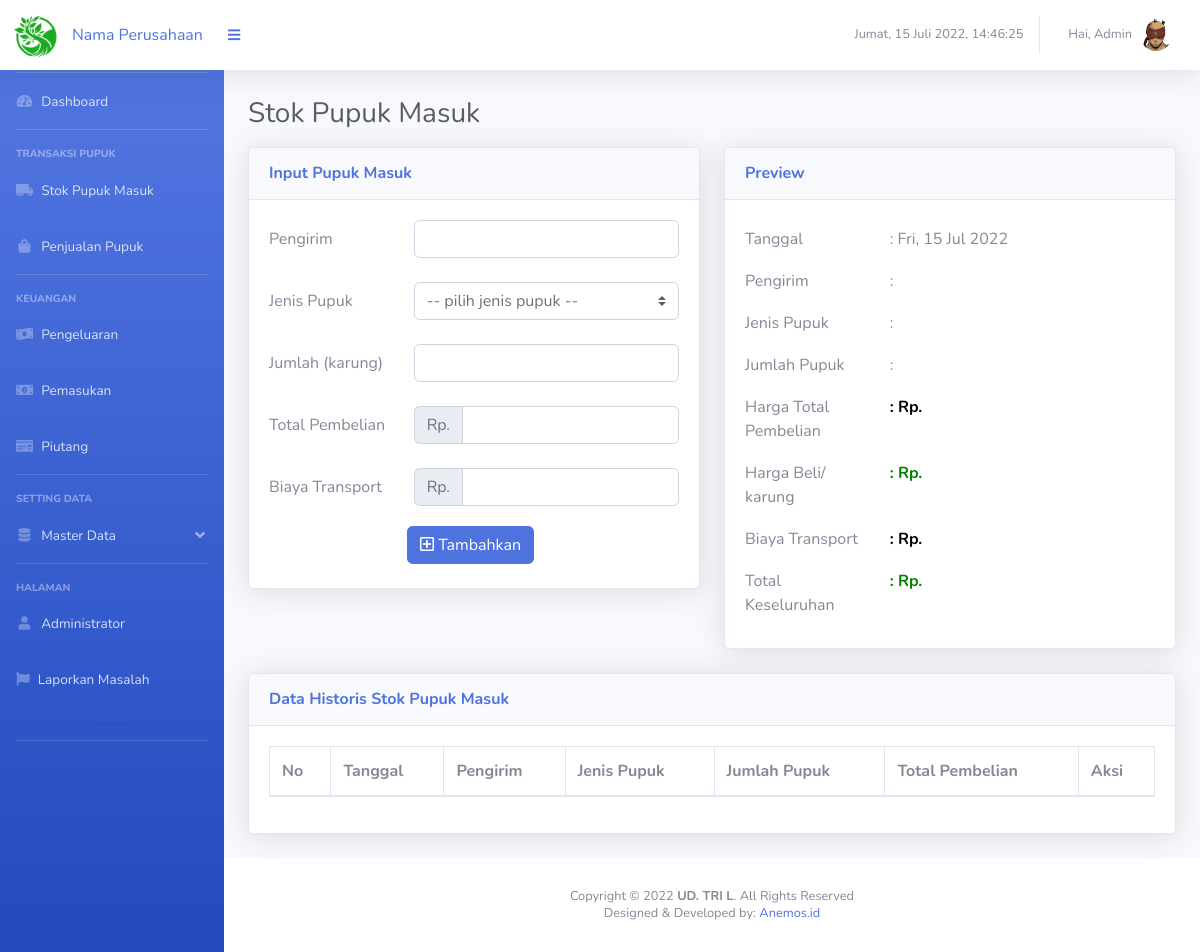
The app's page /page_stok_masuk.php (signed in), older data.
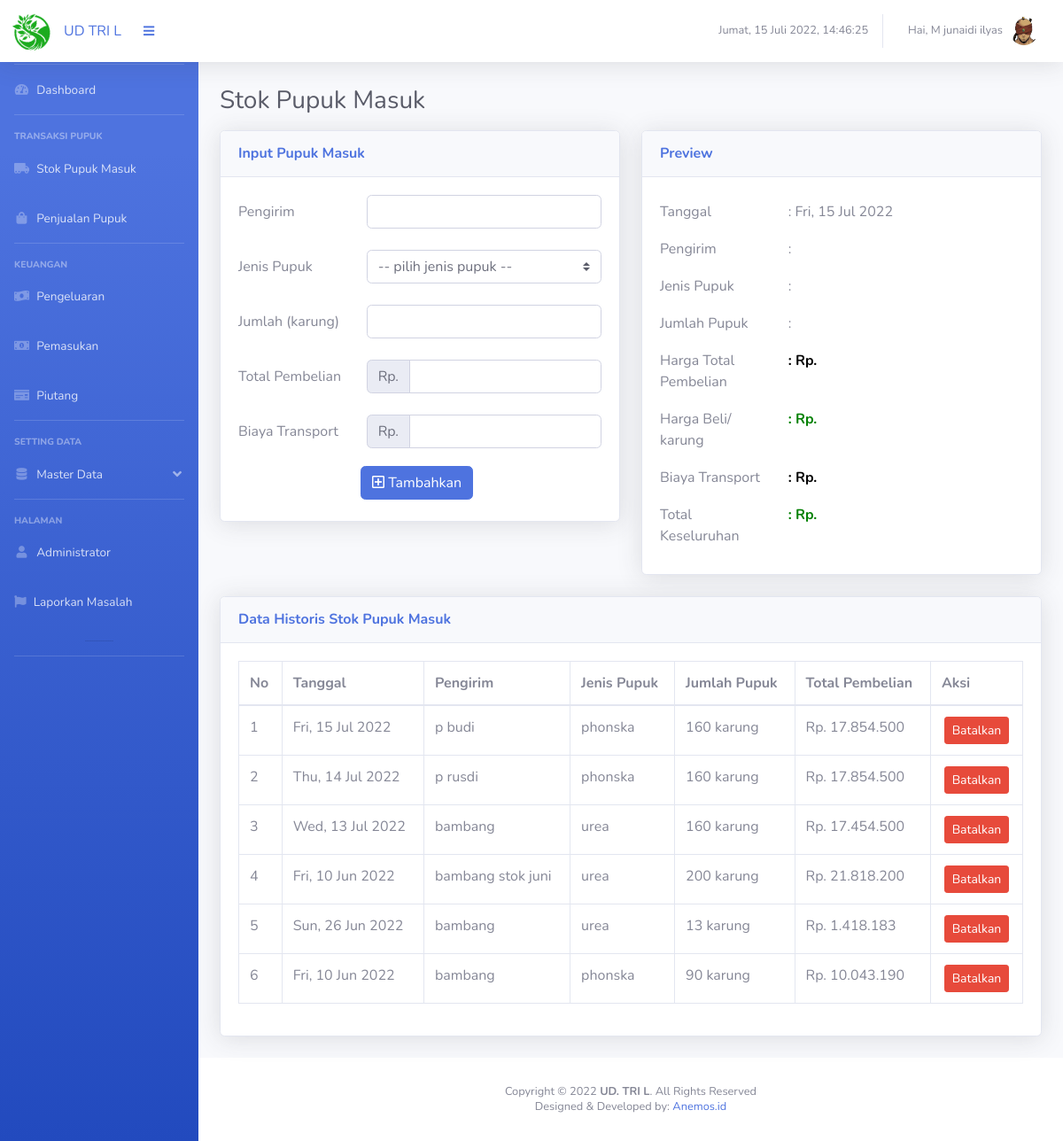
The same page, newer data.
### tables this page shows
CREATE TABLE `stok_masuk` (
  `ID_SM` int(20) NOT NULL,
  `Tanggal` varchar(50) DEFAULT NULL,
  `ID_PK` int(20) DEFAULT NULL,
  `Nama_Pengirim` varchar(100) DEFAULT NULL,
  `Jumlah_Masuk` int(100) DEFAULT NULL,
  `Nominal` int(100) DEFAULT NULL,
  `Status` int(11) DEFAULT NULL
);

CREATE TABLE `data_pupuk` (
  `ID_PK` int(20) NOT NULL,
  `Jenis_Pupuk` varchar(50) DEFAULT NULL,
  `Stok` int(20) DEFAULT NULL,
  `Harga` int(100) DEFAULT NULL,
  `Status` int(11) DEFAULT NULL
);

### functions.php (called while the page is built, shortened)
<?php
function rp($angka)
{
    $hasil_rupiah = "Rp. " . number_format($angka, 0, ',', '.');
    return $hasil_rupiah;
}

### page_stok_masuk.php (the view, shortened to what the changed rows need)
<?php
include "connection.php";
include 'functions.php';
$tanggal = date("D, j M Y ");
if (isset($_SESSION['login'])) {
    ?>
<!DOCTYPE html>
<html lang="en">
<head>
  <link href="vendor/fontawesome-free/css/all.min.css" rel="stylesheet" type="text/css">
  <link href="css/sb-admin-2.min.css" rel="stylesheet">
  <link href="vendor/datatables/dataTables.bootstrap4.min.css" rel="stylesheet">
</head>
<body id="page-top">
  <div id="wrapper">
    <?php include "segment/sidebar.php";?>
    <div id="content-wrapper" class="d-flex flex-column">
      <div id="content">
        <?php include "segment/header.php";?>
        <div class="container-fluid">
          <div class="d-sm-flex align-items-center justify-content-between ">
            <h1 class="h3 mb-3 text-gray-800">Stok Pupuk Masuk</h1>
          </div>
          <div class="row">
            <div class="col-xl-6 col-lg-6">
              <div class="card shadow mb-4">
                <div class="card-header py-3 d-flex flex-row align-items-center justify-content-between">
                  <h6 class="m-0 font-weight-bold text-primary">Input Pupuk Masuk</h6>
                </div>
                <div class="card-body">
                  <form method="POST" action="addStokMasuk.php" enctype="multipart/form-data">
                    <div class="row mb-2">
                      <label class="col-sm-4 col-form-label">Pengirim</label>
                      <div class="col-sm-8">
                        <input type="text" class="form-control" id="pengirim" name="pengirim" required
                          onkeyup="SETis()">
                      </div>
                    </div>
                    <div class="row mb-4">
                      <label class="col-sm-4 col-form-label">Jenis Pupuk</label>
                      <div class="col-sm-8">
                        <select class="custom-select" id="jenisPP" name="jenisPP" onchange="SETPP()">
                          <option selected="true" disabled="disabled">-- pilih jenis pupuk --
                          </option>
                        </select>
                      </div>
                    </div>
                    <div class="row mb-2">
                      <label class="col-sm-4 col-form-label">Jumlah (karung)</label>
                      <div class="col-sm-8">
                        <input type="number" class="form-control" id="jumlah" name="jumlah" required onkeyup="SETis()">
                      </div>
                    </div>
                    <div class="row mb-2">
                      <label class="col-sm-4 col-form-label"> Total Pembelian</label>
                      <div class="input-group col-sm-8">
                        <div class="input-group-prepend">
                          <span class="input-group-text" id="basic-addon1">Rp.</span>
                        </div>
                        <input type="text" class="form-control" id="harga" name="harga" required
                          onkeyup="countPerKarung()">
                      </div>
                    </div>
                    <div class="row mt-4 ">
                      <label class="col-sm-4 col-form-label ">Biaya Transport</label>
                      <div class="input-group col-sm-8">
                        <div class="input-group-prepend">
                          <span class="input-group-text" id="basic-addon1">Rp.</span>
                        </div>
                        <input type="text" class="form-control" id="transport" name="transport"
                          onkeyup="totalKeseluruhan()">
                      </div>
                    </div>
                </div>
                <div class="row mb-4">
                  <label class="col-sm-4 col-form-label"> </label>
                  <div class="col-sm-8">
                    <button type="submit" class="btn btn-primary" name="tambah"><i class="far fa-plus-square"></i>
                      Tambahkan </button>
                  </div>
                </div>
              </div>
            </div>
            <div class="col-xl-6 col-lg-6">
              <div class="card shadow mb-4">
                <div class="card-header py-3 d-flex flex-row align-items-center justify-content-between">
                  <h6 class="m-0 font-weight-bold text-primary">Preview</h6>
                </div>
                <div class="card-body">
                  <div class="row mb-1">
                    <label class="col-sm-4 col-form-label"> Tanggal </label>
                    <label class="col-sm-5 col-form-label" id="tanggal"><?=": " . ($tanggal)?>
                    </label>
                  </div>
                  <div class="row mb-1">
                    <label class="col-sm-4 col-form-label">Pengirim</label>
                    <label class="col-sm-5 col-form-label" id="pengirimPP">:
                    </label>
                  </div>
                  <div class="row mb-1">
                    <label class="col-sm-4 col-form-label">Jenis Pupuk</label>
                    <label class="col-sm-5 col-form-label" id="pupuk" name="pupuk">:
                    </label>
                  </div>
                  <div class="row mb-1">
                    <label class="col-sm-4 col-form-label">Jumlah Pupuk</label>
                    <label class="col-sm-5 col-form-label" id="jumPP">:
                    </label>
                  </div>
                  <div class="row mb-1">
                    <label class="col-sm-4 col-form-label">Harga Total Pembelian</label>
                    <label class="col-sm-5 col-form-label" id="hargaPP" name="hargaPP"
                      style="font-weight:bold; color:Black;">: Rp.
                    </label>
                  </div>
                  <div class="row mb-1">
                    <label class="col-sm-4 col-form-label">Harga Beli/ karung</label>
                    <label class="col-sm-5 col-form-label" id="perkarung" name="perkarung"
                      style="font-weight:bold; color:green;">: Rp.
                    </label>
                  </div>
                  <div class="row mb-1">
                    <label class="col-sm-4 col-form-label">Biaya Transport</label>
                    <label class="col-sm-5 col-form-label" id="biaya_transport" name="biaya_transport"
                      style="font-weight:bold; color:BLACK;">: Rp.
                    </label>
                  </div>
                  <div class="row mb-1">
                    <label class="col-sm-4 col-form-label">Total Keseluruhan</label>
                    <label class="col-sm-5 col-form-label" id="keseluruhan" name="keseluruhan"
                      style="font-weight:bold; color:green;">: Rp.
                    </label>
                  </div>
                </div>
              </div>
            </div>
          </div>
          <div class="row">
            <div class="col-xl-12 col-lg-12">
              <div class="card shadow mb-4">
                <div class="card-header py-3 d-flex flex-row align-items-center justify-content-between">
                  <h6 class="m-0 font-weight-bold text-primary">Data Historis Stok Pupuk Masuk</h6>
                </div>
                <div class="card-body">
                  <div class="table-responsive">
                    <table class="table table-bordered" id="tableMasuk" width="100%" cellspacing="0">
                      <thead>
                        <tr>
                          <th scope="col">No</th>
                          <th scope="col">Tanggal</th>
                          <th scope="col">Pengirim</th>
                          <th scope="col">Jenis Pupuk</th>
                          <th scope="col">Jumlah Pupuk</th>
                          <th scope="col">Total Pembelian</th>
                          <th scope="col">Aksi</th>
                        </tr>
                      </thead>
                      <tbody>
                        <?php
$no = 1;
    $data = mysqli_query($conn, "SELECT * FROM stok_masuk
    INNER JOIN data_pupuk ON stok_masuk.ID_PK = data_pupuk.ID_PK ORDER BY ID_SM DESC
    ");
    foreach ($data as $all):
        echo ('<tr><td>' . $no . '</td>');
        echo ('<td>' . $all['Tanggal'] . '</td>');
        echo ('<td>' . $all['Nama_Pengirim'] . '</td>');
        echo ('<td>' . $all['Jenis_Pupuk'] . '</td>');
        echo ('<td>' . $all['Jumlah_Masuk'] . ' karung</td>');
        echo ('<td>' . rp($all["Nominal"]) . '</td>');
        echo ('<td> <center><a href="" class="btn btn-danger btn-sm" data-toggle="modal" data-target="#exampleModalCenter');
        echo ($all['ID_SM'] . '">Batalkan</a></td></center></tr>');
        ?>
                        <?php $no++;
        ?></tr>
                        <?php endforeach;?>
                      </tbody>
                    </table>
                  </div>
                </div>
              </div>
            </div>
          </div>
        </div>
        <?php include "segment/footer.php";?>
      </div>
    </div>
  </div>
</body>
</html>
<?php } else {
    header("Location: login.php");
    exit();
}
?>

### segment/header.php (shortened to what the changed rows need)
<nav class="navbar navbar-expand navbar-light bg-white topbar  fixed-top shadow">
  <a class="sidebar-brand d-flex align-items-center justify-content-center" href="index.php">
    <div class="sidebar-brand-icon rotate-n-15">
      <img style="width:40px" src="img/logo1.png">
    </div>
    <div class="sidebar-brand-text mx-3"><?php echo ($_SESSION['per']); ?></div>
  </a>
  <button class="btn btn-link btn-sm order-1 order-lg-0 me-4 me-lg-0" id="sidebarToggle" href="#!"><i
      class="fas fa-bars"></i></button>
  <ul class="navbar-nav ml-auto">
    <li class="sidebar-brand d-flex align-items-center justify-content-center text-gray-600 small">
      <p>
      <div id="txt">
      </div>
      </p>
    </li>
    <li class="nav-item dropdown no-arrow">
      <a class="nav-link dropdown-toggle" href="#" id="userDropdown" role="button" data-toggle="dropdown"
        aria-haspopup="true" aria-expanded="false">
        <span class="mr-2 d-none d-lg-inline text-gray-600 small"><?php echo ("Hai, " . $_SESSION['nama']); ?></span>
        <?php $foto = $_SESSION['foto'];?>
        <img class='img-profile rounded-circle' src='img/<?php echo $foto; ?>'>
      </a>
    </li>
  </ul>
</nav>

Row changes from the older to the newer data that the page shows:
added stok_masuk: Tanggal "Fri, 15 Jul 2022", Nama_Pengirim "p budi", ID_PK.Jenis_Pupuk "phonska", Jumlah_Masuk "160", Nominal "Rp. 17.854.500"
added stok_masuk: Tanggal "Thu, 14 Jul 2022", Nama_Pengirim "p rusdi", ID_PK.Jenis_Pupuk "phonska", Jumlah_Masuk "160", Nominal "Rp. 17.854.500"
added stok_masuk: Tanggal "Wed, 13 Jul 2022", Nama_Pengirim "bambang", ID_PK.Jenis_Pupuk "urea", Jumlah_Masuk "160", Nominal "Rp. 17.454.500"
added stok_masuk: Tanggal "Fri, 10 Jun 2022", Nama_Pengirim "bambang stok juni", ID_PK.Jenis_Pupuk "urea", Jumlah_Masuk "200", Nominal "Rp. 21.818.200"
added stok_masuk: Tanggal "Sun, 26 Jun 2022", Nama_Pengirim "bambang", ID_PK.Jenis_Pupuk "urea", Jumlah_Masuk "13", Nominal "Rp. 1.418.183"
added stok_masuk: Tanggal "Fri, 10 Jun 2022", Nama_Pengirim "bambang", ID_PK.Jenis_Pupuk "phonska", Jumlah_Masuk "90", Nominal "Rp. 10.043.190"
Text that changed along with them:
$_SESSION['per']: "Nama Perusahaan" → "UD TRI L"
$_SESSION['nama']: "Admin" → "M junaidi ilyas"
